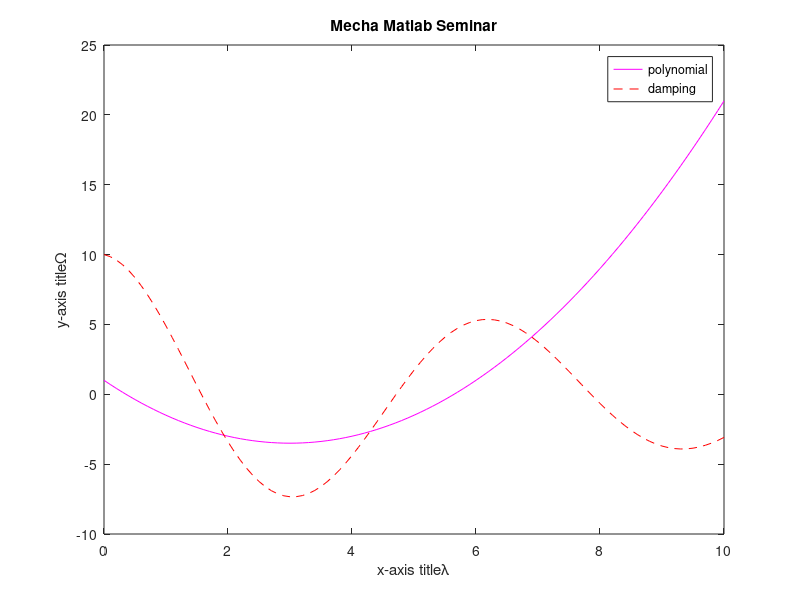

Write the MATLAB code that produced this figure.
clear all; close all; clc;
x=[0:0.1:10];
y=0.5*x.^2-3*x+1;
w=10*exp(-0.1*x).*cos(x);
plot(x,y,'-m',x,w,'--r'); hold on;
title('Mecha Matlab Seminar');
xlabel('x-axis title\lambda');
ylabel('y-axis title\Omega');
legend('polynomial','damping');
